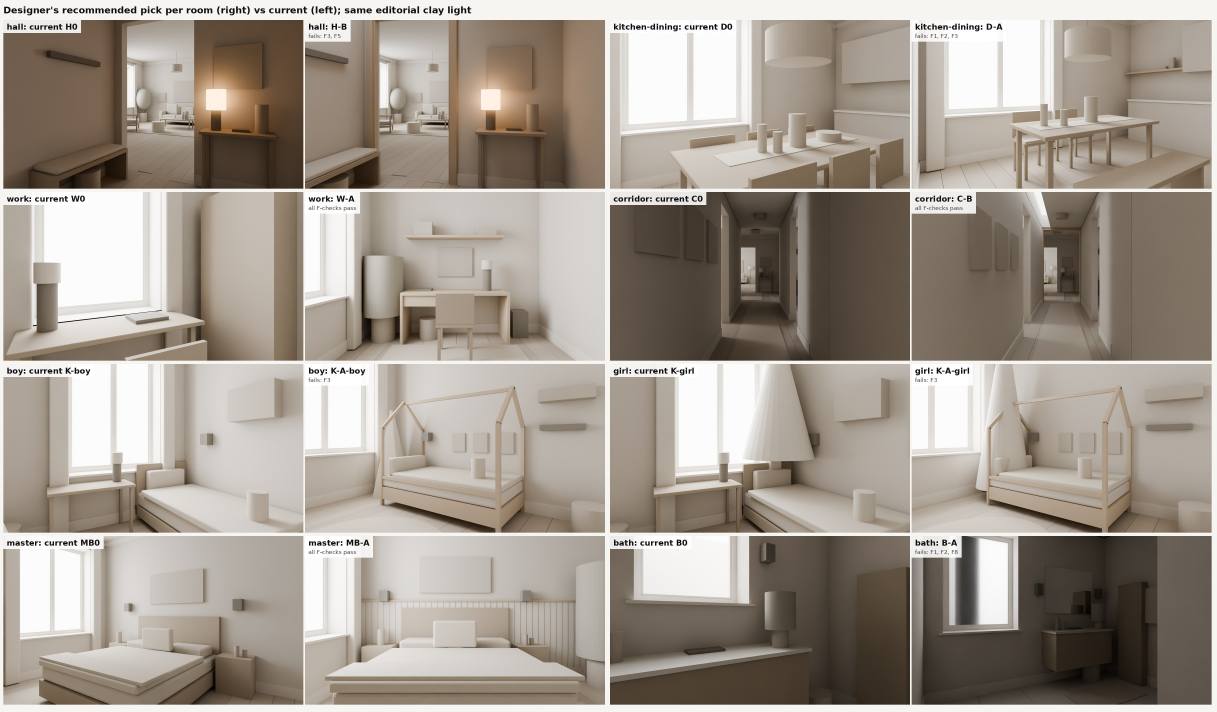
#> input picture assets/blockout/house/framing/all-picks.jpg, 3650 x 2134 px, given in place of p2-nano-fixed-v2.png, which was not available (shown at 1/3 size)
$ python specks_v2.py ../../../../assets/blockout/house/framing
#> lines starting #> are read from the running program, lines starting #| are printed output that depends on the picture
# Specks (ours only): (1) detached components of alpha>0 in the final 1638x2048 and the fullres; (2) what the v2 speck step zeroed:
# the canvas before that step is rebuilt from the fullres with the tool's own resize code (fix_throw_nano_v2.py step 4) and diffed.
import sys, json, numpy as np, cv2
from PIL import Image
A=sys.argv[1].rstrip('/')+'/'
fin=np.array(Image.open(A+'p2-nano-fixed-v2.png').convert('RGBA')); full=np.array(Image.open(A+'p2-nano-fixed-v2-fullres.png').convert('RGBA'))
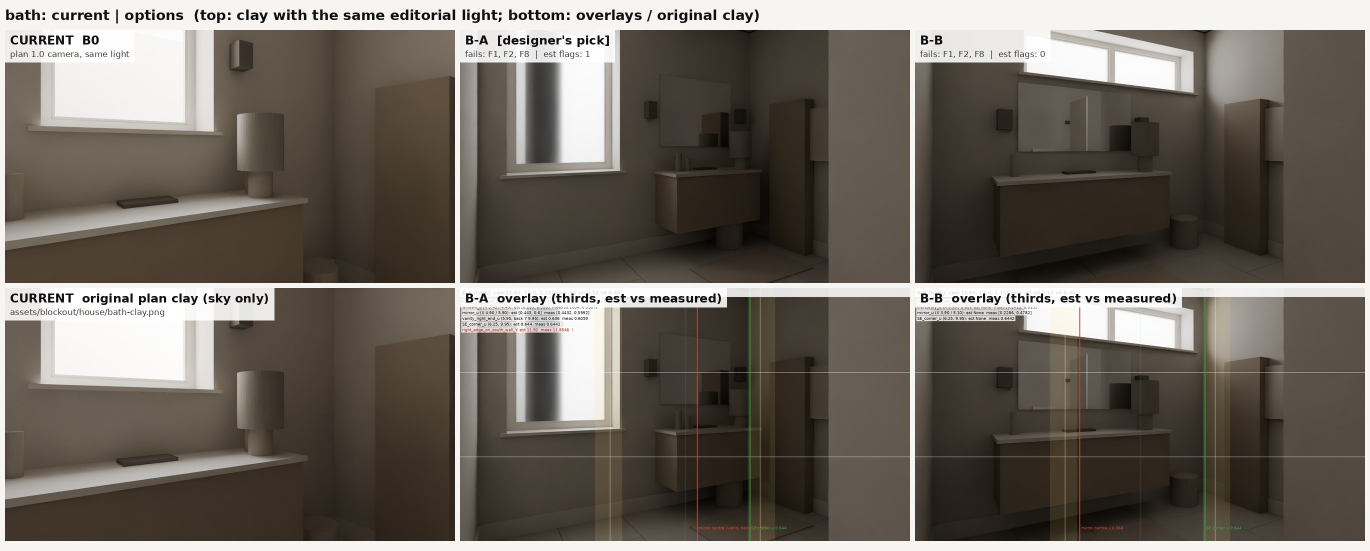
#> input picture assets/blockout/house/framing/bath-compare.jpg, 2740 x 1102 px, given in place of p2-nano-fixed-v2-fullres.png, which was not available (shown at 1/2 size)
def detached(al,thr=0):
#> called with thr = 0
    n,l,s,_=cv2.connectedComponentsWithStats((al>thr).astype(np.uint8),8); main=1+np.argmax(s[1:,4])
#> after `n, l, s, _ = cv2.connectedComponentsWithStats((al > thr).astype(np.uin`: l: shape (2134, 3650) int32; every value is 1
#> after `n, l, s, _ = cv2.connectedComponentsWithStats((al > thr).astype(np.uin`: n = 2; s = [[-1, 2147483647, 0, 0, 0], [0, 0, 3650, 2134, 7789100]]
#> after `main = 1 + np.argmax(s[1:, 4])`: main = 1
    d=[{'px':int(s[i,4]),'max_alpha':int(al[l==i].max()),'xy':[int(s[i,0]),int(s[i,1])]} for i in range(1,n) if i!=main]
#> d = []
    return {'components':len(d),'max_alpha':max([c['max_alpha'] for c in d],default=0),'alpha_ge_8':sum(c['max_alpha']>=8 for c in d),'px':sum(c['px'] for c in d),'list_first10':d[:10]}
out={'final_alpha_gt_0':detached(fin[...,3]),'final_alpha_ge_6':detached(fin[...,3],5),'fullres_alpha_gt_0':detached(full[...,3]),'fullres_alpha_gt_8':detached(full[...,3],8)}
#> in detached (call 3), `n, l, s, _ = cv2.connectedComponentsWithStats((al > thr).astype(np.uin`: l: shape (1102, 2740) int32; every value is 1
# rebuild the pre-speck canvas
a8=full[...,3]; ys,xs=np.where(a8>8); bb=(int(xs.min()),int(ys.min()),int(xs.max())+1,int(ys.max())+1)
#> after `a8 = full[..., 3]`: a8: shape (1102, 2740); every value is 255
#> after `bb = (int(xs.min()), int(ys.min()), int(xs.max()) + 1, int(ys.max()) +`: bb = (0, 0, 2740, 1102)
prod=Image.fromarray(full,'RGBA').crop(bb); pw,ph=prod.size; s=min(0.8*1638/pw,0.8*2048/ph)
#> after `pw, ph = prod.size`: pw = 2740; ph = 1102
#> after `s = min(0.8 * 1638 / pw, 0.8 * 2048 / ph)`: s = 0.478
f=np.array(prod).astype(np.float32)/255; pm=np.dstack([f[...,:3]*f[...,3:4],f[...,3:4]])
p=Image.fromarray((pm*255+0.5).astype(np.uint8),'RGBA').resize((round(pw*s),round(ph*s)),Image.LANCZOS)
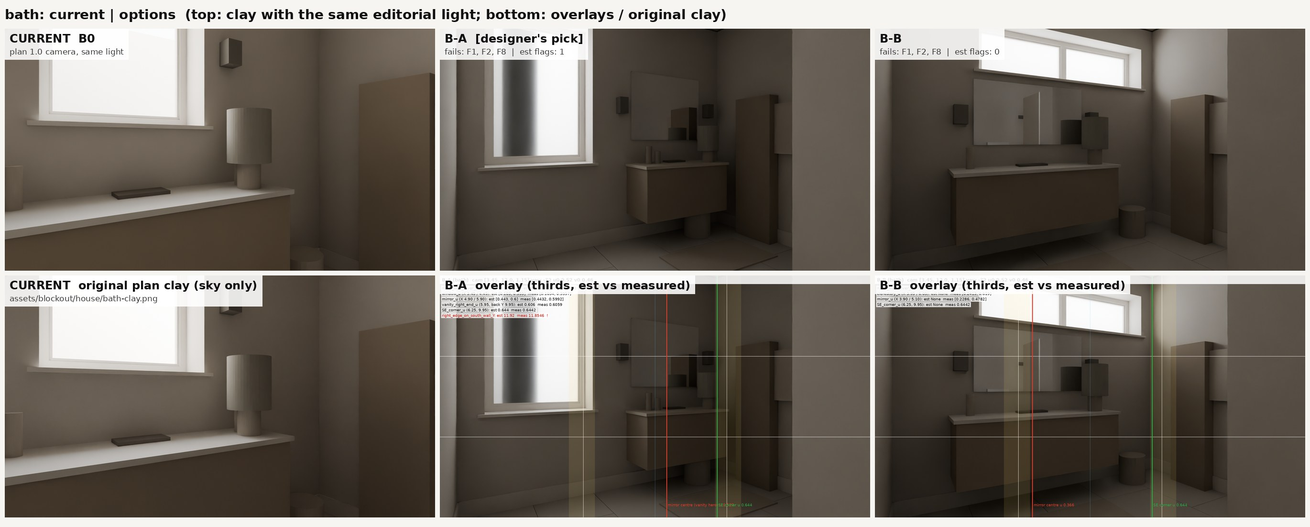
#> p: PIL image 1310x527 RGBA; mean R, G, B, A 108.9, 102.2, 94.3, 255
b=np.array(p).astype(np.float32)/255; al=b[...,3:4]; rgb=np.where(al>1e-4,b[...,:3]/np.maximum(al,1e-4),0)
#> after `al = b[..., 3:4]`: al: shape (527, 1310, 1) float32; every value is 1
p2=Image.fromarray((np.dstack([rgb.clip(0,1),al])*255+0.5).astype(np.uint8),'RGBA')
can=Image.new('RGBA',(1638,2048),(0,0,0,0)); can.paste(p2,((1638-p2.width)//2,(2048-p2.height)//2)); pre=np.array(can)
#> after `can = Image.new('RGBA', (1638, 2048), (0, 0, 0, 0))`: can: PIL image 1638x2048 RGBA; every value is 0
#> after `can.paste(p2, ((1638 - p2.width) // 2, (2048 - p2.height) // 2))`:
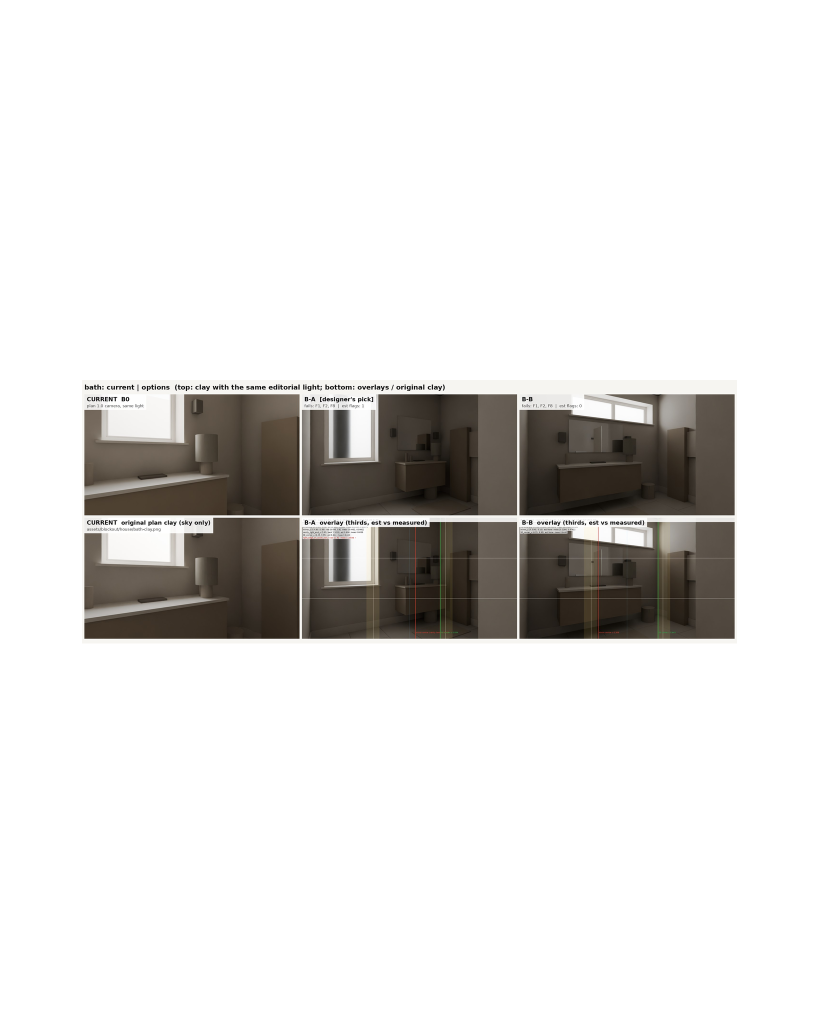
#> can: PIL image 1638x2048 RGBA (shown at 1/2 size); mean R, G, B, A 22.4, 21, 19.4, 52.5; transparent parts drawn white
#> (the run stopped early here; a loop or call above may not have finished)
